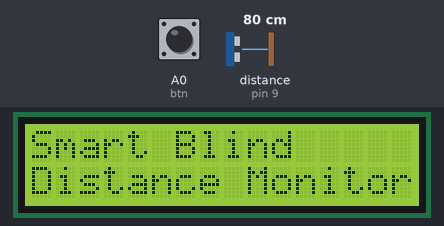
Simulated run of this sketch. Board: Arduino Uno, built with avr-gcc and run on an emulated ATmega328P. Parts: 16×2 character LCD. Wiring (inferred from the names in the program): ultrasonic range finder: trigger pin 8; echo pin 9. The test bench sets the inputs (shaded band); at power-on: A0 (btn) LOW, distance to the obstacle (sensor on pin 9) 80 cm. The echo pulse lasts 58.3 µs per cm; what the sketch prints to the serial monitor is not drawn.

Above: at 2.2 s.
2.3 s: A0 (btn) pulled HIGH for 0.15 s
At 2.7 s:
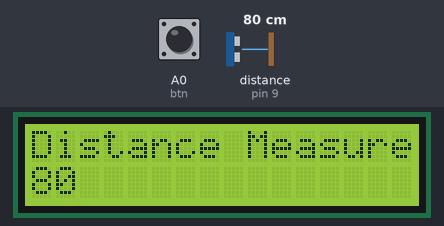
Timing chart, 0 to 5.3 s (numbered marks = the images above; inputs shaded):
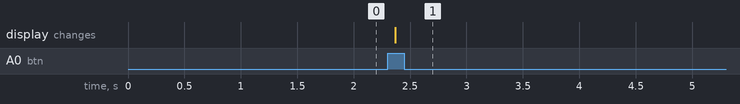

Measured:
- after the input at 2.3 s, the display: changes after 0.07 s (image 1)

The sketch:

smartdis.ino
```cpp
#include <LiquidCrystal.h>

const int rs = 2, en = 3, d4 = 4, d5 = 5, d6 = 6, d7 = 7;
LiquidCrystal lcd(rs, en, d4, d5, d6, d7);

const int pingPin = 8; // Trigger Pin of Ultrasonic Sensor
const int echoPin = 9; // Echo Pin of Ultrasonic Sensor
int btn=A0;
void setup() {
  // put your setup code here, to run once:
  Serial.begin(9600);
  pinMode(btn,INPUT);
 lcd.begin(16, 2);
 lcd.clear();
  // Print a message to the LCD.
  lcd.print("Smart Blind");
  lcd.setCursor(0,1);
  lcd.print("Distance Monitor");
  delay(1000);
}

void loop() {
  // put your main code here, to run repeatedly:

long duration, inches, cm;
   pinMode(pingPin, OUTPUT);
   digitalWrite(pingPin, LOW);
   delayMicroseconds(2);
   digitalWrite(pingPin, HIGH);
   delayMicroseconds(10);
   digitalWrite(pingPin, LOW);
   pinMode(echoPin, INPUT);
   duration = pulseIn(echoPin, HIGH);
   inches = microsecondsToInches(duration);
   cm = microsecondsToCentimeters(duration);
   if(digitalRead(btn)==1)
   {Serial.println(cm);

   lcd.begin(16, 2);
 lcd.clear();
  // Print a message to the LCD.
  lcd.print("Distance Measured");
  lcd.setCursor(0,1);
  lcd.print(cm);
  delay(1000);
   }
}

long microsecondsToInches(long microseconds) {
   return microseconds / 74 / 2;
}

long microsecondsToCentimeters(long microseconds) {
   return microseconds / 29 / 2;
}
```
